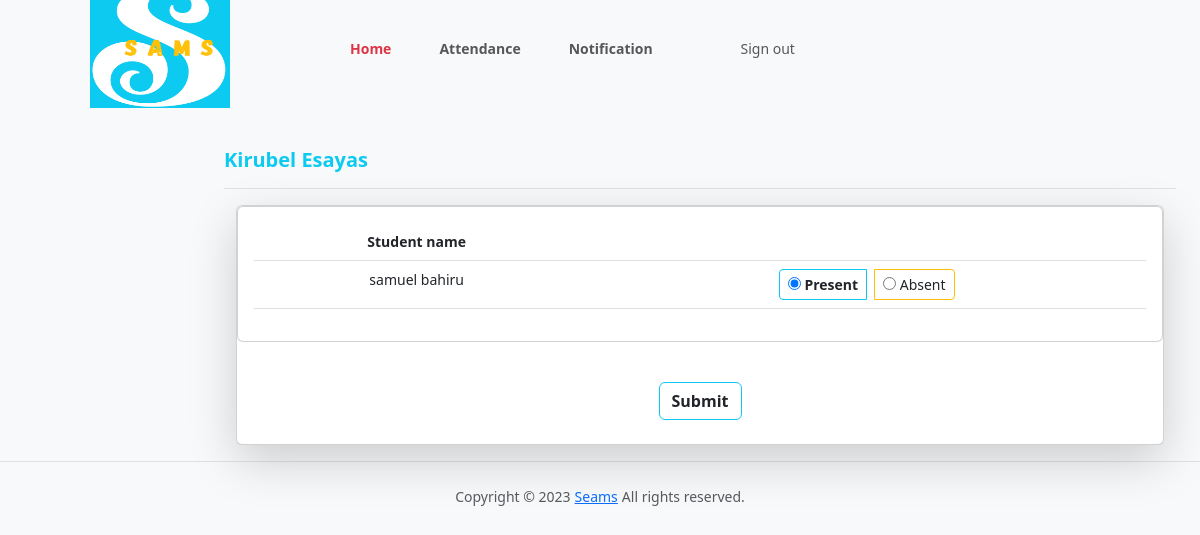
The page /teacher/1/Edit_att/ (signed in) on the database its author committed.
### samsApp/models.py (models this page shows, shortened)
class User(AbstractBaseUser, PermissionsMixin):
    email = models.EmailField(unique=True)
    first_name = models.CharField(max_length=30)
    last_name = models.CharField(max_length=30)
    is_active = models.BooleanField(default=True)
    is_teacher = models.BooleanField(default=False)
    is_student = models.BooleanField(default=False)
    is_admin = models.BooleanField(default=False)
    approved = models.BooleanField(_('Approved'), default = False)
    is_staff = models.BooleanField(default=False)
    is_superuser = models.BooleanField(default=False)
    objects = UserManager()
    USERNAME_FIELD = 'email'
    REQUIRED_FIELDS = ['first_name', 'last_name']

class Attendance(models.Model):
    course = models.ForeignKey(Course, on_delete=models.CASCADE)
    student = models.ForeignKey(Student, on_delete=models.CASCADE)
    attendanceclass = models.ForeignKey(AttendanceClass, on_delete=models.CASCADE)
    date = models.DateField()
    status = models.BooleanField()

class Student(models.Model):
    user = models.OneToOneField(User, on_delete=models.CASCADE)
    class_id = models.ForeignKey(Class, on_delete=models.CASCADE, null=True)
    USN = models.CharField(primary_key='True', max_length=100)
    gender = models.CharField(max_length=50, choices=gender_choice)
    date_of_birth = models.DateField(null=True)
    batch = models.CharField(max_length=50, default='B1')

### samsApp/views.py (the view)
# urls.py: path('teacher/<int:ass_c_id>/Edit_att/', views.edit_att, name='edit_att_url'),
@login_required()
def edit_att(request, ass_c_id):
    assc = get_object_or_404(AttendanceClass, id=ass_c_id)
    cr = assc.assign.course
    att_list = Attendance.objects.filter(attendanceclass=assc, course=cr)
    context = {
        'assc': assc,
        'att_list': att_list,
    }
    return render(request, 'teacher_edit_attendance.html', context)

### samsApp/templates/teacher_edit_attendance.html (shortened to what this page needs)
{% load static %}
{% load avatar_tags %}
{% include "header.html" %}
{% include "teacher_header.html" %}
<div class="container-fluid">
  <div class="row py-3">
    <div class="col d-flex justify-content-end">
    </div>
<main class="col-md-9 ms-sm-auto col-lg-10 px-md-4">
  <div class="align-items-center pt-3 pb-2 mb-3 border-bottom">
    <h1 class="h5 text-info text-capitalize fw-bold">{{ request.user.first_name }} {{ request.user.last_name }}</h1>
  </div>
  <div class="container-fluid">
    <div class="row g-5">
      <div clas="col">
        <div class="card shadow-lg text-center">
          <form action="{% url 'confirm_url' assc.id %}" method="post">
    <div class="card mb-3">
        <div class="card-body">
          <div class="table-responsive">
            <table class="table table-hover">
              <thead class="bg-info text-light fw-bold">
                <tr>
                    <th>Student name</th>
                    <th></th>
                </tr>
              </thead>
                <tbody>
                    {% for att in att_list %}
                    <tr>
                    <td>{{att.student.user.first_name}} {{att.student.user.last_name}}</td>
                    <td>
                        <div class="btn-group btn-group-toggle" data-toggle="buttons">
                                {% if att.status %}
                                <label class="btn btn-sm btn-outline-info text-dark fw-bold mx-2">
                                    <input type="radio" name="{{ att.student.USN }}"   value="present" checked> Present
                                </label>
                                <label class="btn btn-sm btn-outline-warning text-dark fw-dark">
                                    <input type="radio" name="{{ att.student.USN }}"   value="absent"> Absent
                                </label>
                                {% endif %}
                        </div>
                    </td>
                    </tr>
                {% endfor %}
                </tbody>
            </table>
          </div>
        </div>
      </div>
    <input class="btn btn-outline-info text-dark fw-bold my-4" type="submit" value="Submit">
</form>
        </div>
      </div>
    </div>
</div>
</main>
</div>
</div>
{% include "footer.html" %}

### samsApp/static/styles.css (style rules this page uses)
body { font-size: .875rem; }

### rows shown on the page
User: user.first_name "Kirubel", user.last_name "Esayas"
Attendance: student.user.first_name "samuel", student.user.last_name "bahiru"
